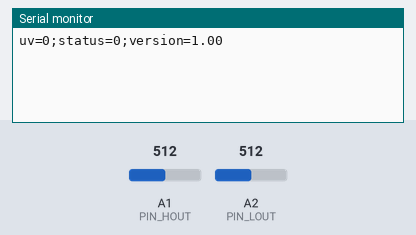
Simulated run of this sketch. Board: Arduino Uno, built with avr-gcc and run on an emulated ATmega328P. On the bench: the last lines printed to the serial monitor. The test bench sets the inputs (shaded band); at power-on: A1 (PIN_HOUT) = 512, A2 (PIN_LOUT) = 512.

Above: at 1.3 s.
1.4 s: A1 (PIN_HOUT) set to 716
At 2.7 s:
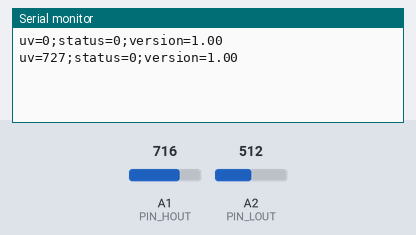
2.9 s: A2 (PIN_LOUT) set to 716
At 4.0 s:
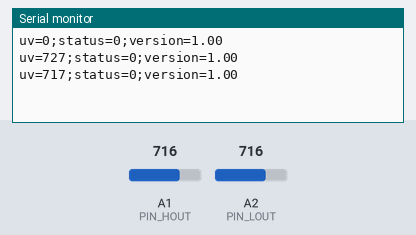
4.4 s: A1 (PIN_HOUT) set to 900
At 5.7 s:
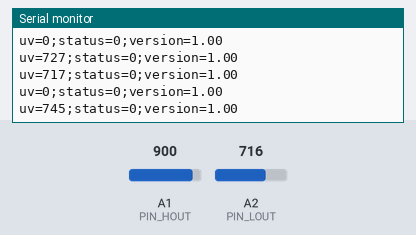
5.9 s: A2 (PIN_LOUT) set to 900
At 6.8 s:
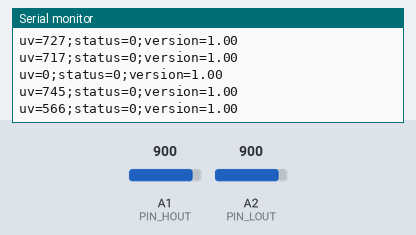
Timing chart, 0 to 8.4 s (numbered marks = the images above; inputs shaded):
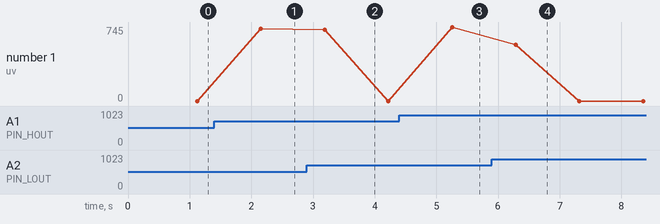

The sketch:

usb_uv.ino
```cpp
#define PIN_HOUT A1
#define PIN_LOUT A2
#define INTERVAL 1000
#define AVE_WINDOW 100 // 1〜100
#define STATUS_OK 0
#define VERSION "1.00"

void setup()
{
  Serial.begin(9600);
  while (!Serial)
    ;
  delay(100);
}

void loop()
{
  uint32_t u32_val_high = 0;
  uint32_t u32_val_low = 0;
  uint32_t u32_val_result = 0;
  static uint32_t su32_val_sum = 0;
  static uint32_t su32_loop = 0;

  if ((AVE_WINDOW) > su32_loop)
  {
    u32_val_high = analogRead(PIN_HOUT);
    u32_val_low = analogRead(PIN_LOUT);
    if (u32_val_high >= u32_val_low)
    {
      su32_val_sum += (u32_val_high - u32_val_low);
      //      Serial.println(su32_val_sum);
      su32_loop++;
    }
  }
  else
  {
    u32_val_result = ((float)su32_val_sum / 1024) * 5 * 1000 / AVE_WINDOW;
    Serial.print("uv=");
    Serial.print(u32_val_result);
    Serial.print(";status=");
    Serial.print(STATUS_OK);
    Serial.print(";version=");
    Serial.print(VERSION);
    Serial.print("\n");
    u32_val_result = 0;
    su32_val_sum = 0;
    su32_loop = 0;
  }

  delay((uint32_t)(INTERVAL / AVE_WINDOW));
}
```

Measured:
- after the input at 1.4 s, the serial monitor: prints a new line after 0.76 s (image 1)
- after the input at 2.9 s, the serial monitor: prints a new line after 0.29 s (image 2)
- after the input at 4.4 s, the serial monitor: prints a new line after 0.85 s (image 3)
- after the input at 5.9 s, the serial monitor: prints a new line after 0.39 s (image 4)
- plotted number 1: 0 → 727 after the input at 1.4 s, 0 → 745 after the input at 4.4 s
